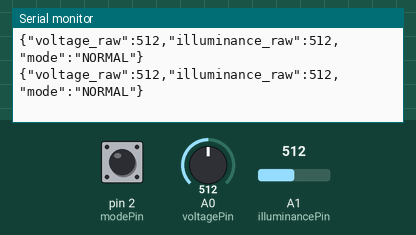
Bench run of a sketch on a simulated Arduino Uno, built with avr-gcc and run on an emulated ATmega328P. On the bench: the last lines printed to the serial monitor. Inputs (shaded band) come from the test bench; at power-on: pin 2 (modePin) HIGH, A0 (voltagePin) = 512, A1 (illuminancePin) = 512.

Above: at 1.8 s.
1.9 s: pin 2 (modePin) pulled LOW for 1.2 s
At 2.8 s:
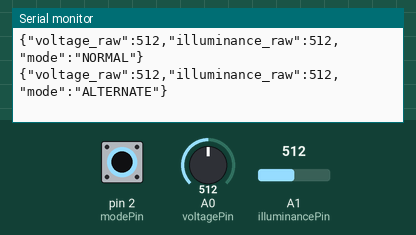
4.6 s: A0 (voltagePin) set to 716
At 5.8 s:
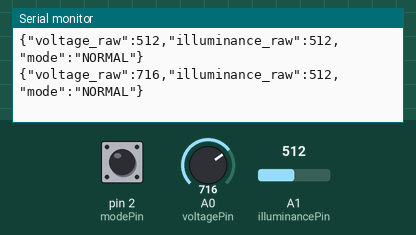
6.1 s: A1 (illuminancePin) set to 716
At 6.1 s:
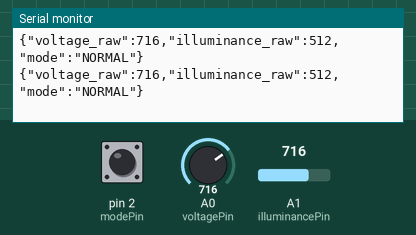
7.6 s: A0 (voltagePin) set to 900
At 8.6 s:
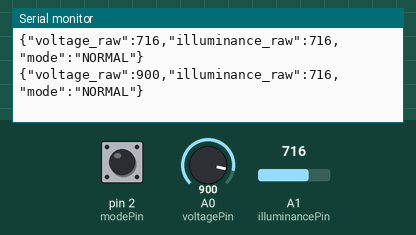
9.1 s: A1 (illuminancePin) set to 900
At 9.1 s:
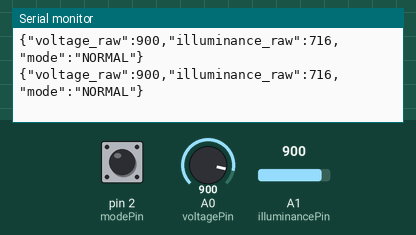
10.6 s: pin 2 (modePin) pulled LOW for 1.2 s
At 11.9 s:
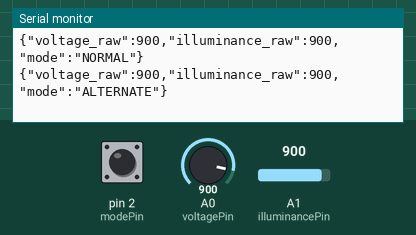
Timing chart, 0 to 13.6 s (numbered marks = the images above; inputs shaded):
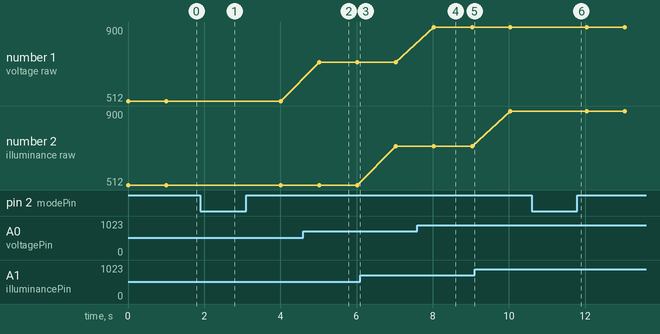

The sketch:

general_arduino.ino
```cpp
#include <ArduinoJson.h>

const int voltagePin = A0;
const int illuminancePin = A1;
const int modePin = 2;  // Для определения режима работы

void setup() {
  Serial.begin(9600);
  pinMode(modePin, INPUT_PULLUP);
}

void loop() {
  int voltageRaw = analogRead(voltagePin);
  int illuminanceRaw = analogRead(illuminancePin);

  String mode = digitalRead(modePin) == HIGH ? "NORMAL" : "ALTERNATE";

  StaticJsonDocument<200> doc;
  doc["voltage_raw"] = voltageRaw;
  doc["illuminance_raw"] = illuminanceRaw;
  doc["mode"] = mode;

  String output;
  serializeJson(doc, output);

  Serial.println(output);

  delay(1000);
}
```

Measured:
- after the input at 1.9 s, the serial monitor: prints a new line after 0.11 s (image 1)
- after the input at 4.6 s, the serial monitor: prints a new line after 0.42 s (image 2)
- after the input at 7.6 s, the serial monitor: prints a new line after 0.43 s (image 4)
- after the input at 10.6 s, the serial monitor: prints a new line after 0.44 s (image 6)
- plotted number 1: 512 → 716 after the input at 4.6 s, 716 → 900 after the input at 7.6 s
